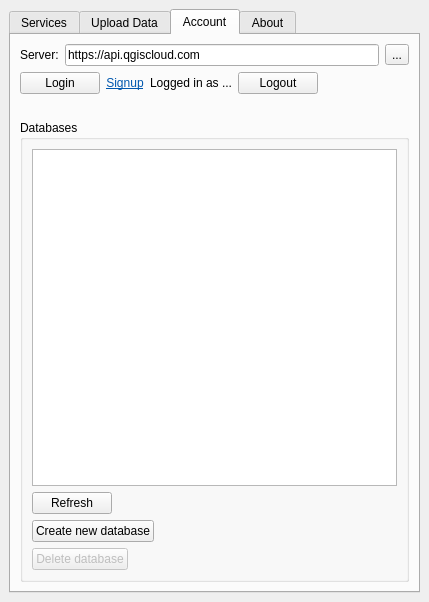
<?xml version="1.0" encoding="UTF-8"?>
<ui version="4.0">
 <class>QgisCloudPlugin</class>
 <widget class="QDockWidget" name="QgisCloudPlugin">
  <property name="geometry">
   <rect>
    <x>0</x>
    <y>0</y>
    <width>429</width>
    <height>602</height>
   </rect>
  </property>
  <property name="locale">
   <locale language="English" country="UnitedStates"/>
  </property>
  <property name="windowTitle">
   <string>QGIS Cloud</string>
  </property>
  <widget class="QWidget" name="dockWidgetContents">
   <layout class="QGridLayout" name="gridLayout_6">
    <item row="0" column="0">
     <widget class="QTabWidget" name="tabWidget">
      <property name="currentIndex">
       <number>2</number>
      </property>
      <widget class="QWidget" name="services">
       <attribute name="title">
        <string>Services</string>
       </attribute>
       <layout class="QVBoxLayout" name="verticalLayout_7">
        <item>
         <widget class="QLabel" name="logo">
          <property name="autoFillBackground">
           <bool>false</bool>
          </property>
          <property name="pixmap">
           <pixmap resource="resources.qrc">:/plugins/qgiscloud/logo.png</pixmap>
          </property>
          <property name="scaledContents">
           <bool>false</bool>
          </property>
          <property name="alignment">
           <set>Qt::AlignCenter</set>
          </property>
         </widget>
        </item>
        <item>
         <widget class="QPushButton" name="btnPublishMap">
          <property name="text">
           <string>Publish Map</string>
          </property>
         </widget>
        </item>
        <item>
         <widget class="QStackedWidget" name="serviceLinks">
          <property name="maximumSize">
           <size>
            <width>16777215</width>
            <height>140</height>
           </size>
          </property>
          <property name="currentIndex">
           <number>0</number>
          </property>
          <widget class="QWidget" name="pageStart">
           <layout class="QVBoxLayout" name="verticalLayout_9">
            <item>
             <widget class="QLabel" name="label_7">
              <property name="text">
               <string>&lt;!DOCTYPE HTML PUBLIC &quot;-//W3C//DTD HTML 4.0//EN&quot; &quot;http://www.w3.org/TR/REC-html40/strict.dtd&quot;&gt;
&lt;html&gt;&lt;head&gt;&lt;meta name=&quot;qrichtext&quot; content=&quot;1&quot; /&gt;&lt;style type=&quot;text/css&quot;&gt;
p, li { white-space: pre-wrap; }
&lt;/style&gt;&lt;/head&gt;&lt;body style=&quot; font-family:'Sans Serif'; font-size:9pt; font-weight:400; font-style:normal;&quot;&gt;
&lt;p style=&quot; margin-top:0px; margin-bottom:0px; margin-left:0px; margin-right:0px; -qt-block-indent:0; text-indent:0px;&quot;&gt;&lt;span style=&quot; font-size:11pt; font-weight:600;&quot;&gt;QGIS Cloud Hosting&lt;/span&gt;&lt;/p&gt;
&lt;p style=&quot; margin-top:0px; margin-bottom:0px; margin-left:0px; margin-right:0px; -qt-block-indent:0; text-indent:0px;&quot;&gt;&lt;a href=&quot;http://qgiscloud.com/&quot;&gt;&lt;span style=&quot; text-decoration: underline; color:#0057ae;&quot;&gt;qgiscloud.com&lt;/span&gt;&lt;/a&gt;&lt;/p&gt;&lt;/body&gt;&lt;/html&gt;</string>
              </property>
              <property name="alignment">
               <set>Qt::AlignCenter</set>
              </property>
              <property name="openExternalLinks">
               <bool>true</bool>
              </property>
             </widget>
            </item>
            <item>
             <widget class="QLabel" name="label_6">
              <property name="text">
               <string>Publish your own maps directly from the desktop!

It's free to get started and sign up is instant. Publish your first map within minutes.</string>
              </property>
              <property name="wordWrap">
               <bool>true</bool>
              </property>
             </widget>
            </item>
            <item>
             <widget class="QLabel" name="label_9">
              <property name="text">
               <string>&lt;!DOCTYPE HTML PUBLIC &quot;-//W3C//DTD HTML 4.0//EN&quot; &quot;http://www.w3.org/TR/REC-html40/strict.dtd&quot;&gt;
&lt;html&gt;&lt;head&gt;&lt;meta name=&quot;qrichtext&quot; content=&quot;1&quot; /&gt;&lt;style type=&quot;text/css&quot;&gt;
p, li { white-space: pre-wrap; }
&lt;/style&gt;&lt;/head&gt;&lt;body style=&quot; font-family:'Ubuntu'; font-size:9pt; font-weight:400; font-style:normal;&quot;&gt;
&lt;p style=&quot; margin-top:0px; margin-bottom:0px; margin-left:0px; margin-right:0px; -qt-block-indent:0; text-indent:0px;&quot;&gt;&lt;a href=&quot;https://qgiscloud.com/account/sign_up&quot;&gt;&lt;span style=&quot; text-decoration: underline; color:#0057ae;&quot;&gt;Signup&lt;/span&gt;&lt;/a&gt;&lt;/p&gt;&lt;/body&gt;&lt;/html&gt;</string>
              </property>
              <property name="alignment">
               <set>Qt::AlignCenter</set>
              </property>
              <property name="openExternalLinks">
               <bool>true</bool>
              </property>
             </widget>
            </item>
            <item>
             <spacer name="verticalSpacer_3">
              <property name="orientation">
               <enum>Qt::Vertical</enum>
              </property>
              <property name="sizeHint" stdset="0">
               <size>
                <width>20</width>
                <height>30</height>
               </size>
              </property>
             </spacer>
            </item>
           </layout>
          </widget>
          <widget class="QWidget" name="pageVersions">
           <layout class="QVBoxLayout" name="verticalLayout_3">
            <item alignment="Qt::AlignHCenter">
             <widget class="QLabel" name="label_13">
              <property name="font">
               <font>
                <weight>75</weight>
                <bold>true</bold>
               </font>
              </property>
              <property name="text">
               <string>Versions</string>
              </property>
             </widget>
            </item>
            <item>
             <layout class="QGridLayout" name="gridLayout_3">
              <item row="3" column="2">
               <widget class="QLabel" name="lblVersionQGIS">
                <property name="text">
                 <string/>
                </property>
               </widget>
              </item>
              <item row="3" column="1">
               <widget class="QLabel" name="label_11">
                <property name="text">
                 <string>QGIS:</string>
                </property>
               </widget>
              </item>
              <item row="4" column="2">
               <widget class="QLabel" name="lblVersionPlugin">
                <property name="text">
                 <string/>
                </property>
               </widget>
              </item>
              <item row="5" column="1">
               <widget class="QLabel" name="label_14">
                <property name="text">
                 <string>OGR/GDAL:</string>
                </property>
               </widget>
              </item>
              <item row="6" column="2">
               <widget class="QLabel" name="lblVersionPython">
                <property name="text">
                 <string/>
                </property>
               </widget>
              </item>
              <item row="4" column="1">
               <widget class="QLabel" name="label_12">
                <property name="text">
                 <string>Plugin:</string>
                </property>
               </widget>
              </item>
              <item row="6" column="1">
               <widget class="QLabel" name="label_15">
                <property name="text">
                 <string>Python:</string>
                </property>
               </widget>
              </item>
              <item row="5" column="2">
               <widget class="QLabel" name="lblVersionOGR">
                <property name="text">
                 <string/>
                </property>
               </widget>
              </item>
              <item row="7" column="2">
               <widget class="QLabel" name="lblVersionOS">
                <property name="text">
                 <string/>
                </property>
               </widget>
              </item>
              <item row="7" column="1">
               <widget class="QLabel" name="label_16">
                <property name="text">
                 <string>OS:</string>
                </property>
               </widget>
              </item>
             </layout>
            </item>
           </layout>
          </widget>
          <widget class="QWidget" name="pageLinks">
           <layout class="QGridLayout" name="gridLayout_2">
            <item row="0" column="0">
             <layout class="QGridLayout" name="gridLayout">
              <item row="0" column="0">
               <widget class="QLabel" name="label_3">
                <property name="text">
                 <string>Webmap</string>
                </property>
               </widget>
              </item>
              <item row="0" column="1">
               <widget class="QLabel" name="lblWebmap">
                <property name="text">
                 <string>&lt;!DOCTYPE HTML PUBLIC &quot;-//W3C//DTD HTML 4.0//EN&quot; &quot;http://www.w3.org/TR/REC-html40/strict.dtd&quot;&gt;
&lt;html&gt;&lt;head&gt;&lt;meta name=&quot;qrichtext&quot; content=&quot;1&quot; /&gt;&lt;style type=&quot;text/css&quot;&gt;
p, li { white-space: pre-wrap; }
&lt;/style&gt;&lt;/head&gt;&lt;body style=&quot; font-family:'Sans Serif'; font-size:9pt; font-weight:400; font-style:normal;&quot;&gt;
&lt;p style=&quot; margin-top:0px; margin-bottom:0px; margin-left:0px; margin-right:0px; -qt-block-indent:0; text-indent:0px;&quot;&gt;&lt;a href=&quot;http://qgiscloud.com/user/map&quot;&gt;&lt;span style=&quot; font-family:'Ubuntu'; text-decoration: underline; color:#0057ae;&quot;&gt;http://qgiscloud.com/user/map&lt;/span&gt;&lt;/a&gt;&lt;/p&gt;&lt;/body&gt;&lt;/html&gt;</string>
                </property>
                <property name="openExternalLinks">
                 <bool>true</bool>
                </property>
               </widget>
              </item>
              <item row="1" column="0">
               <widget class="QLabel" name="label_4">
                <property name="text">
                 <string>Mobile map</string>
                </property>
               </widget>
              </item>
              <item row="1" column="1">
               <widget class="QLabel" name="lblMobileMap">
                <property name="enabled">
                 <bool>true</bool>
                </property>
                <property name="text">
                 <string>&lt;!DOCTYPE HTML PUBLIC &quot;-//W3C//DTD HTML 4.0//EN&quot; &quot;http://www.w3.org/TR/REC-html40/strict.dtd&quot;&gt;
&lt;html&gt;&lt;head&gt;&lt;meta name=&quot;qrichtext&quot; content=&quot;1&quot; /&gt;&lt;style type=&quot;text/css&quot;&gt;
p, li { white-space: pre-wrap; }
&lt;/style&gt;&lt;/head&gt;&lt;body style=&quot; font-family:'Sans Serif'; font-size:9pt; font-weight:400; font-style:normal;&quot;&gt;
&lt;p style=&quot; margin-top:0px; margin-bottom:0px; margin-left:0px; margin-right:0px; -qt-block-indent:0; text-indent:0px;&quot;&gt;&lt;a href=&quot;http://m.qgiscloud.com/user/map&quot;&gt;&lt;span style=&quot; font-family:'Ubuntu'; text-decoration: underline; color:#0057ae;&quot;&gt;http://m.qgiscloud.com/user/map&lt;/span&gt;&lt;/a&gt;&lt;/p&gt;&lt;/body&gt;&lt;/html&gt;</string>
                </property>
                <property name="openExternalLinks">
                 <bool>true</bool>
                </property>
               </widget>
              </item>
              <item row="2" column="0">
               <widget class="QLabel" name="label">
                <property name="text">
                 <string>Public WMS</string>
                </property>
               </widget>
              </item>
              <item row="2" column="1">
               <widget class="QLabel" name="lblWMS">
                <property name="text">
                 <string>&lt;!DOCTYPE HTML PUBLIC &quot;-//W3C//DTD HTML 4.0//EN&quot; &quot;http://www.w3.org/TR/REC-html40/strict.dtd&quot;&gt;
&lt;html&gt;&lt;head&gt;&lt;meta name=&quot;qrichtext&quot; content=&quot;1&quot; /&gt;&lt;style type=&quot;text/css&quot;&gt;
p, li { white-space: pre-wrap; }
&lt;/style&gt;&lt;/head&gt;&lt;body style=&quot; font-family:'Sans Serif'; font-size:9pt; font-weight:400; font-style:normal;&quot;&gt;
&lt;p style=&quot; margin-top:0px; margin-bottom:0px; margin-left:0px; margin-right:0px; -qt-block-indent:0; text-indent:0px;&quot;&gt;&lt;a href=&quot;http://wms.qgiscloud.com/user/map&quot;&gt;&lt;span style=&quot; font-family:'Ubuntu'; text-decoration: underline; color:#0057ae;&quot;&gt;http://wms.qgiscloud.com/user/map&lt;/span&gt;&lt;/a&gt;&lt;/p&gt;&lt;/body&gt;&lt;/html&gt;</string>
                </property>
                <property name="openExternalLinks">
                 <bool>true</bool>
                </property>
               </widget>
              </item>
              <item row="3" column="0">
               <widget class="QLabel" name="label_5">
                <property name="text">
                 <string>Map Admin</string>
                </property>
               </widget>
              </item>
              <item row="3" column="1">
               <widget class="QLabel" name="lblMaps">
                <property name="text">
                 <string>&lt;!DOCTYPE HTML PUBLIC &quot;-//W3C//DTD HTML 4.0//EN&quot; &quot;http://www.w3.org/TR/REC-html40/strict.dtd&quot;&gt;
&lt;html&gt;&lt;head&gt;&lt;meta name=&quot;qrichtext&quot; content=&quot;1&quot; /&gt;&lt;style type=&quot;text/css&quot;&gt;
p, li { white-space: pre-wrap; }
&lt;/style&gt;&lt;/head&gt;&lt;body style=&quot; font-family:'Sans Serif'; font-size:9pt; font-weight:400; font-style:normal;&quot;&gt;
&lt;p style=&quot; margin-top:0px; margin-bottom:0px; margin-left:0px; margin-right:0px; -qt-block-indent:0; text-indent:0px;&quot;&gt;&lt;a href=&quot;http://qgiscloud.com/maps&quot;&gt;&lt;span style=&quot; font-family:'Ubuntu'; text-decoration: underline; color:#0057ae;&quot;&gt;http://qgiscloud.com/maps&lt;/span&gt;&lt;/a&gt;&lt;/p&gt;&lt;/body&gt;&lt;/html&gt;</string>
                </property>
                <property name="openExternalLinks">
                 <bool>true</bool>
                </property>
               </widget>
              </item>
              <item row="4" column="0">
               <widget class="QLabel" name="label_8">
                <property name="text">
                 <string>Support</string>
                </property>
               </widget>
              </item>
              <item row="4" column="1">
               <widget class="QLabel" name="lblMobileMap_2">
                <property name="enabled">
                 <bool>true</bool>
                </property>
                <property name="text">
                 <string>&lt;!DOCTYPE HTML PUBLIC &quot;-//W3C//DTD HTML 4.0//EN&quot; &quot;http://www.w3.org/TR/REC-html40/strict.dtd&quot;&gt;
&lt;html&gt;&lt;head&gt;&lt;meta name=&quot;qrichtext&quot; content=&quot;1&quot; /&gt;&lt;style type=&quot;text/css&quot;&gt;
p, li { white-space: pre-wrap; }
&lt;/style&gt;&lt;/head&gt;&lt;body style=&quot; font-family:'Sans Serif'; font-size:9pt; font-weight:400; font-style:normal;&quot;&gt;
&lt;p style=&quot; margin-top:0px; margin-bottom:0px; margin-left:0px; margin-right:0px; -qt-block-indent:0; text-indent:0px;&quot;&gt;&lt;a href=&quot;mailto:support@qgiscloud.com?subject=QGISCloud support&quot;&gt;&lt;span style=&quot; font-family:'Ubuntu'; text-decoration: underline; color:#0057ae;&quot;&gt;support@qgiscloud.com&lt;/span&gt;&lt;/a&gt;&lt;/p&gt;&lt;/body&gt;&lt;/html&gt;</string>
                </property>
                <property name="openExternalLinks">
                 <bool>true</bool>
                </property>
               </widget>
              </item>
             </layout>
            </item>
            <item row="1" column="0">
             <spacer name="verticalSpacer_2">
              <property name="orientation">
               <enum>Qt::Vertical</enum>
              </property>
              <property name="sizeHint" stdset="0">
               <size>
                <width>20</width>
                <height>31</height>
               </size>
              </property>
             </spacer>
            </item>
           </layout>
          </widget>
         </widget>
        </item>
        <item>
         <spacer name="verticalSpacer">
          <property name="orientation">
           <enum>Qt::Vertical</enum>
          </property>
          <property name="sizeHint" stdset="0">
           <size>
            <width>20</width>
            <height>40</height>
           </size>
          </property>
         </spacer>
        </item>
       </layout>
      </widget>
      <widget class="QWidget" name="upload">
       <property name="enabled">
        <bool>true</bool>
       </property>
       <attribute name="title">
        <string>Upload Data</string>
       </attribute>
       <layout class="QVBoxLayout" name="verticalLayout_10">
        <item>
         <layout class="QHBoxLayout" name="horizontalLayout_3">
          <item>
           <widget class="QLabel" name="label_10">
            <property name="text">
             <string>Database</string>
            </property>
           </widget>
          </item>
          <item>
           <widget class="QComboBox" name="cbUploadDatabase"/>
          </item>
         </layout>
        </item>
        <item>
         <widget class="QTableWidget" name="tblLocalLayers">
          <attribute name="verticalHeaderVisible">
           <bool>false</bool>
          </attribute>
         </widget>
        </item>
        <item>
         <layout class="QHBoxLayout" name="horizontalLayout_7">
          <item>
           <spacer name="horizontalSpacer_4">
            <property name="orientation">
             <enum>Qt::Horizontal</enum>
            </property>
            <property name="sizeHint" stdset="0">
             <size>
              <width>40</width>
              <height>20</height>
             </size>
            </property>
           </spacer>
          </item>
          <item>
           <widget class="QPushButton" name="btnRefreshLocalLayers">
            <property name="text">
             <string>Refresh layers</string>
            </property>
           </widget>
          </item>
         </layout>
        </item>
        <item>
         <widget class="QCheckBox" name="cbReplaceLocalLayers">
          <property name="text">
           <string>Replace local layers in project</string>
          </property>
          <property name="checked">
           <bool>true</bool>
          </property>
         </widget>
        </item>
        <item>
         <widget class="QPushButton" name="btnUploadData">
          <property name="text">
           <string>Upload data</string>
          </property>
         </widget>
        </item>
        <item>
         <widget class="QProgressBar" name="uploadProgressBar">
          <property name="value">
           <number>24</number>
          </property>
         </widget>
        </item>
        <item>
         <widget class="QPushButton" name="btnPublishMapUpload">
          <property name="text">
           <string>Publish Map</string>
          </property>
         </widget>
        </item>
       </layout>
      </widget>
      <widget class="QWidget" name="account">
       <attribute name="title">
        <string>Account</string>
       </attribute>
       <layout class="QGridLayout" name="gridLayout_5">
        <item row="1" column="0">
         <layout class="QHBoxLayout" name="horizontalLayout_4">
          <item>
           <widget class="QLabel" name="label_2">
            <property name="text">
             <string>Server:</string>
            </property>
            <property name="buddy">
             <cstring>editServer</cstring>
            </property>
           </widget>
          </item>
          <item>
           <widget class="QLineEdit" name="editServer">
            <property name="enabled">
             <bool>true</bool>
            </property>
            <property name="text">
             <string>https://api.qgiscloud.com</string>
            </property>
           </widget>
          </item>
          <item>
           <widget class="QToolButton" name="resetUrlBtn">
            <property name="toolTip">
             <string>Reset QGIS Cloud API URL</string>
            </property>
            <property name="text">
             <string>...</string>
            </property>
            <property name="icon">
             <iconset resource="resources.qrc">
              <normaloff>:/plugins/qgiscloud/icon.png</normaloff>:/plugins/qgiscloud/icon.png</iconset>
            </property>
           </widget>
          </item>
         </layout>
        </item>
        <item row="2" column="0">
         <layout class="QHBoxLayout" name="horizontalLayout_5">
          <item>
           <widget class="QPushButton" name="btnLogin">
            <property name="text">
             <string>Login</string>
            </property>
           </widget>
          </item>
          <item>
           <widget class="QLabel" name="lblSignup">
            <property name="text">
             <string>&lt;!DOCTYPE HTML PUBLIC &quot;-//W3C//DTD HTML 4.0//EN&quot; &quot;http://www.w3.org/TR/REC-html40/strict.dtd&quot;&gt;
&lt;html&gt;&lt;head&gt;&lt;meta name=&quot;qrichtext&quot; content=&quot;1&quot; /&gt;&lt;style type=&quot;text/css&quot;&gt;
p, li { white-space: pre-wrap; }
&lt;/style&gt;&lt;/head&gt;&lt;body style=&quot; font-family:'Ubuntu'; font-size:9pt; font-weight:400; font-style:normal;&quot;&gt;
&lt;p style=&quot; margin-top:0px; margin-bottom:0px; margin-left:0px; margin-right:0px; -qt-block-indent:0; text-indent:0px;&quot;&gt;&lt;a href=&quot;https://qgiscloud.com/account/sign_up&quot;&gt;&lt;span style=&quot; text-decoration: underline; color:#0057ae;&quot;&gt;Signup&lt;/span&gt;&lt;/a&gt;&lt;/p&gt;&lt;/body&gt;&lt;/html&gt;</string>
            </property>
            <property name="alignment">
             <set>Qt::AlignCenter</set>
            </property>
            <property name="openExternalLinks">
             <bool>true</bool>
            </property>
           </widget>
          </item>
          <item>
           <widget class="QLabel" name="lblLoginStatus">
            <property name="text">
             <string>Logged in as ...</string>
            </property>
           </widget>
          </item>
          <item>
           <widget class="QPushButton" name="btnLogout">
            <property name="text">
             <string>Logout</string>
            </property>
           </widget>
          </item>
          <item>
           <spacer name="horizontalSpacer_5">
            <property name="orientation">
             <enum>Qt::Horizontal</enum>
            </property>
            <property name="sizeHint" stdset="0">
             <size>
              <width>40</width>
              <height>20</height>
             </size>
            </property>
           </spacer>
          </item>
         </layout>
        </item>
        <item row="4" column="0">
         <widget class="QGroupBox" name="groupBoxDatabases">
          <property name="title">
           <string>Databases</string>
          </property>
          <layout class="QVBoxLayout" name="verticalLayout_4">
           <item>
            <widget class="QListWidget" name="tabDatabases"/>
           </item>
           <item>
            <layout class="QHBoxLayout" name="horizontalLayout">
             <item>
              <widget class="QPushButton" name="btnDbRefresh">
               <property name="text">
                <string>Refresh</string>
               </property>
              </widget>
             </item>
             <item>
              <spacer name="horizontalSpacer">
               <property name="orientation">
                <enum>Qt::Horizontal</enum>
               </property>
               <property name="sizeHint" stdset="0">
                <size>
                 <width>37</width>
                 <height>17</height>
                </size>
               </property>
              </spacer>
             </item>
            </layout>
           </item>
           <item>
            <layout class="QHBoxLayout" name="horizontalLayout_2">
             <item>
              <widget class="QPushButton" name="btnDbCreate">
               <property name="text">
                <string>Create new database</string>
               </property>
              </widget>
             </item>
             <item>
              <spacer name="horizontalSpacer_2">
               <property name="orientation">
                <enum>Qt::Horizontal</enum>
               </property>
               <property name="sizeHint" stdset="0">
                <size>
                 <width>40</width>
                 <height>20</height>
                </size>
               </property>
              </spacer>
             </item>
            </layout>
           </item>
           <item>
            <layout class="QHBoxLayout" name="horizontalLayout_6">
             <item>
              <widget class="QPushButton" name="btnDbDelete">
               <property name="enabled">
                <bool>false</bool>
               </property>
               <property name="text">
                <string>Delete database</string>
               </property>
              </widget>
             </item>
             <item>
              <spacer name="horizontalSpacer_3">
               <property name="orientation">
                <enum>Qt::Horizontal</enum>
               </property>
               <property name="sizeHint" stdset="0">
                <size>
                 <width>40</width>
                 <height>20</height>
                </size>
               </property>
              </spacer>
             </item>
            </layout>
           </item>
          </layout>
         </widget>
        </item>
        <item row="3" column="0">
         <widget class="QLabel" name="lblDbSize">
          <property name="text">
           <string/>
          </property>
         </widget>
        </item>
       </layout>
      </widget>
      <widget class="QWidget" name="about">
       <attribute name="title">
        <string>About</string>
       </attribute>
       <layout class="QGridLayout" name="gridLayout_4">
        <item row="0" column="0">
         <widget class="QTextEdit" name="aboutText"/>
        </item>
       </layout>
      </widget>
     </widget>
    </item>
   </layout>
  </widget>
 </widget>
 <resources>
  <include location="resources.qrc"/>
 </resources>
 <connections/>
</ui>
